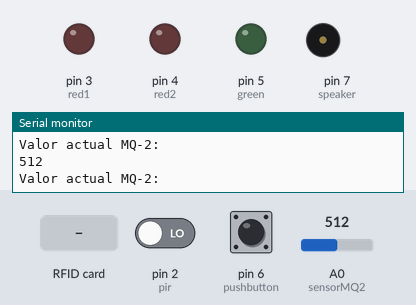
The sketch below on a simulated Arduino Uno, built with avr-gcc and run on an emulated ATmega328P. Shown: output pins drawn as LEDs (lit = HIGH), buzzer (waves = sounding), the last lines printed to the serial monitor. Dashed ring = blinking. The test bench sets the inputs (shaded band); at power-on: pin 6 (pushbutton) LOW, A0 (sensorMQ2) = 512, pin 2 (pir) LOW. Pins used as bus, display or sensor lines are not drawn.

Above: at 1.2 s.
1.3 s: RFID card E4 0A BA EB held to the reader
At 1.81 s:
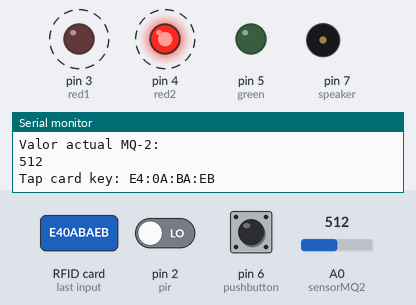
At 2.4 s:
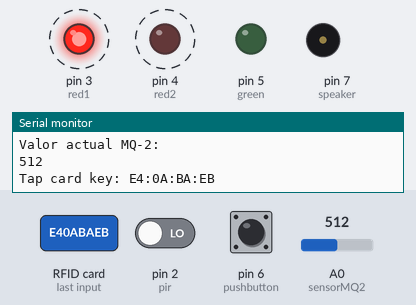
4.3 s: pin 6 (pushbutton) pulled HIGH for 1 s
At 5.5 s:
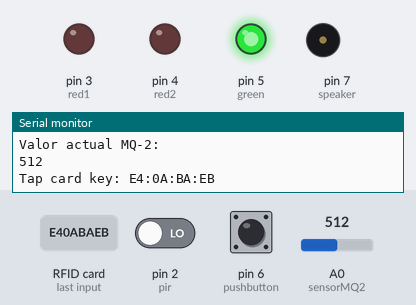
6.8 s: A0 (sensorMQ2) set to 991
9.8 s: A0 (sensorMQ2) set to 1018
Timing chart, 0 to 12.8 s (numbered marks = the images above; inputs shaded):
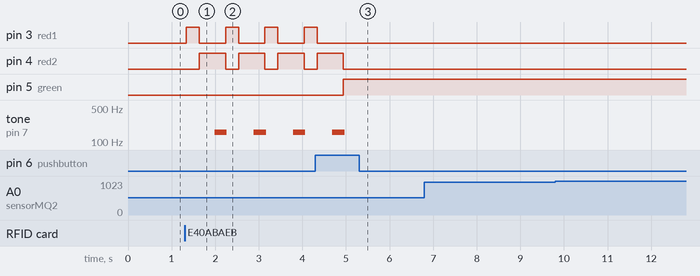

The sketch:

Codigo.ino
```cpp
#include "SPI.h"
#include "MFRC522.h"

#define SS_PIN 10
#define RST_PIN 9

int pir =2;
int pirState;
int red1=3;
int red2=4;
int green=5;
int pushbutton=6;
int buttonState = 0;
int count=0;
int x=0;
int speaker=7;
int sensorMQ2 = A0;
int sensorMQ2Valores = 0;
int limiteMQ2 = 1300;

MFRC522 rfid(SS_PIN, RST_PIN);

MFRC522::MIFARE_Key key;

void setup() {
  Serial.begin(9600);
  SPI.begin();
  rfid.PCD_Init();
  pinMode(pir, INPUT);
  pinMode(red1, OUTPUT);
  pinMode(red2, OUTPUT);
  pinMode(green, OUTPUT);
  pinMode(pushbutton, INPUT);
  pinMode(speaker, OUTPUT);
  pirState=LOW;
}

void loop() {
  sensorMQ2Valores = analogRead(sensorMQ2);
  pirState = digitalRead(pir);
  Serial.println("Valor actual MQ-2: ");
  Serial.println(sensorMQ2Valores, DEC);
  x=0;

  if (!rfid.PICC_IsNewCardPresent() || !rfid.PICC_ReadCardSerial())
    return;

  // Serial.print(F("PICC type: "));
  MFRC522::PICC_Type piccType = rfid.PICC_GetType(rfid.uid.sak);
  // Serial.println(rfid.PICC_GetTypeName(piccType));

  // Check is the PICC of Classic MIFARE type
  if (piccType != MFRC522::PICC_TYPE_MIFARE_MINI &&
    piccType != MFRC522::PICC_TYPE_MIFARE_1K &&
    piccType != MFRC522::PICC_TYPE_MIFARE_4K) {
    Serial.println(F("Your tag is not of type MIFARE Classic."));
    return;
  }

  String strID = "";
  for (byte i = 0; i < 4; i++) {
    strID +=
    (rfid.uid.uidByte[i] < 0x10 ? "0" : "") +
    String(rfid.uid.uidByte[i], HEX) +
    (i!=3 ? ":" : "");
  }
  strID.toUpperCase();

  Serial.print("Tap card key: ");
  Serial.println(strID);

  // Test Led
  if (strID.indexOf("E4:0A:BA:EB") >= 0) {
     while(x!=1){
        alarm(300,160);

           buttonState = digitalRead(pushbutton);
           if(buttonState==HIGH){
              count+=1;
            }
            if(count==1){
		x=1;
              stopalarm();
              count=0;
              delay(1000);
              }
        }
  }

  rfid.PICC_HaltA();
  rfid.PCD_StopCrypto1();
  if(pirState==HIGH){
      while(x!=1){
        alarm(300,160);

           buttonState = digitalRead(pushbutton);
           if(buttonState==HIGH){
              count+=1;
            }
            if(count==1){
		x=1;
              stopalarm();
              count=0;
              delay(1000);
              }
        }
  }
  else if(sensorMQ2Valores >= limiteMQ2) {
     while(x!=1){
        alarm(300,160);

           buttonState = digitalRead(pushbutton);
           if(buttonState==HIGH){
              count+=1;
            }
            if(count==1){
		x=1;
              stopalarm();
              count=0;
              delay(1000);
              }
        }
  }
  else{
    stopalarm();
  }
}

void alarm(long duration,int frequency){
  digitalWrite(green, LOW);
  digitalWrite(red2,LOW);
  digitalWrite(red1, HIGH);
  delay(300);
  digitalWrite(red1, LOW);
  digitalWrite(red2, HIGH);
  delay(300);
  play(duration, frequency);
}

void play(long duration, int frequency){
  duration = duration*1000;
  int period = (1.0/frequency)*1000000;
  long elapsed = 0;
  while(elapsed<duration){
    digitalWrite(speaker, HIGH);
    delayMicroseconds(period/2);
    digitalWrite(speaker, LOW);
    delayMicroseconds(period/2);
    elapsed+= period;
  }
}

void stopalarm(){
  digitalWrite(red1, LOW);
  digitalWrite(red2, LOW);
  digitalWrite(green, HIGH);
  pirState=LOW;
  delay(700);
}
```

Measured:
- after the input at 1.3 s, pin 3 (red1): alternates HIGH for 0.30 s and LOW for 0.60 s, starting at once; pin 4 (red2): alternates HIGH for 0.60 s and LOW for 0.30 s, starting after 0.34 s; tone on pin 7 (speaker): alternates 160 Hz for 0.28 s and silent for 0.62 s, starting after 0.69 s
- after the input at 4.3 s, pin 3 (red1): goes on until 4.3 s, then stays LOW; pin 4 (red2): goes on until 4.9 s, then stays LOW; pin 5 (green): LOW → HIGH after 0.64 s; tone on pin 7 (speaker): goes on until 5.0 s, then stays silent
